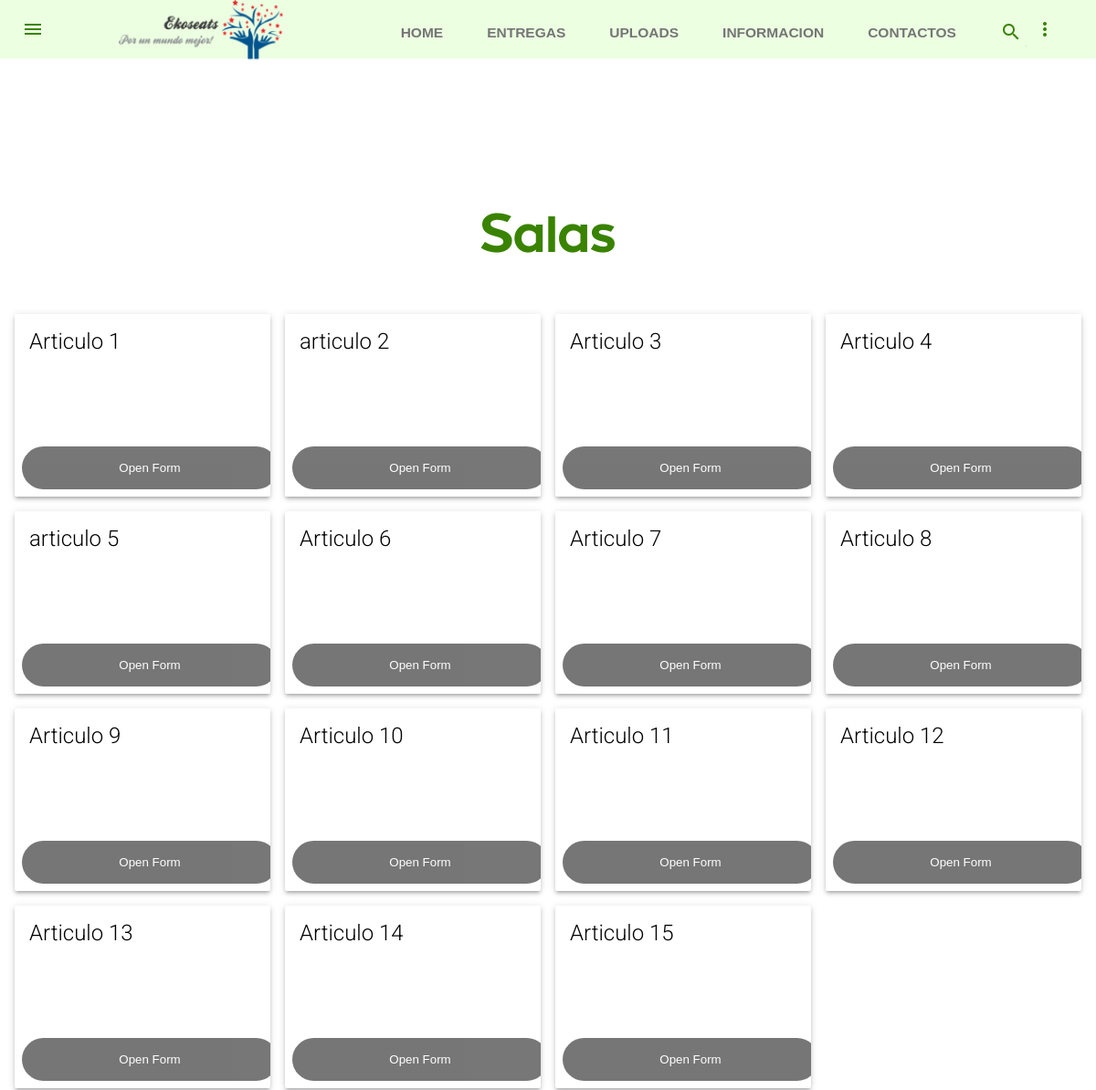
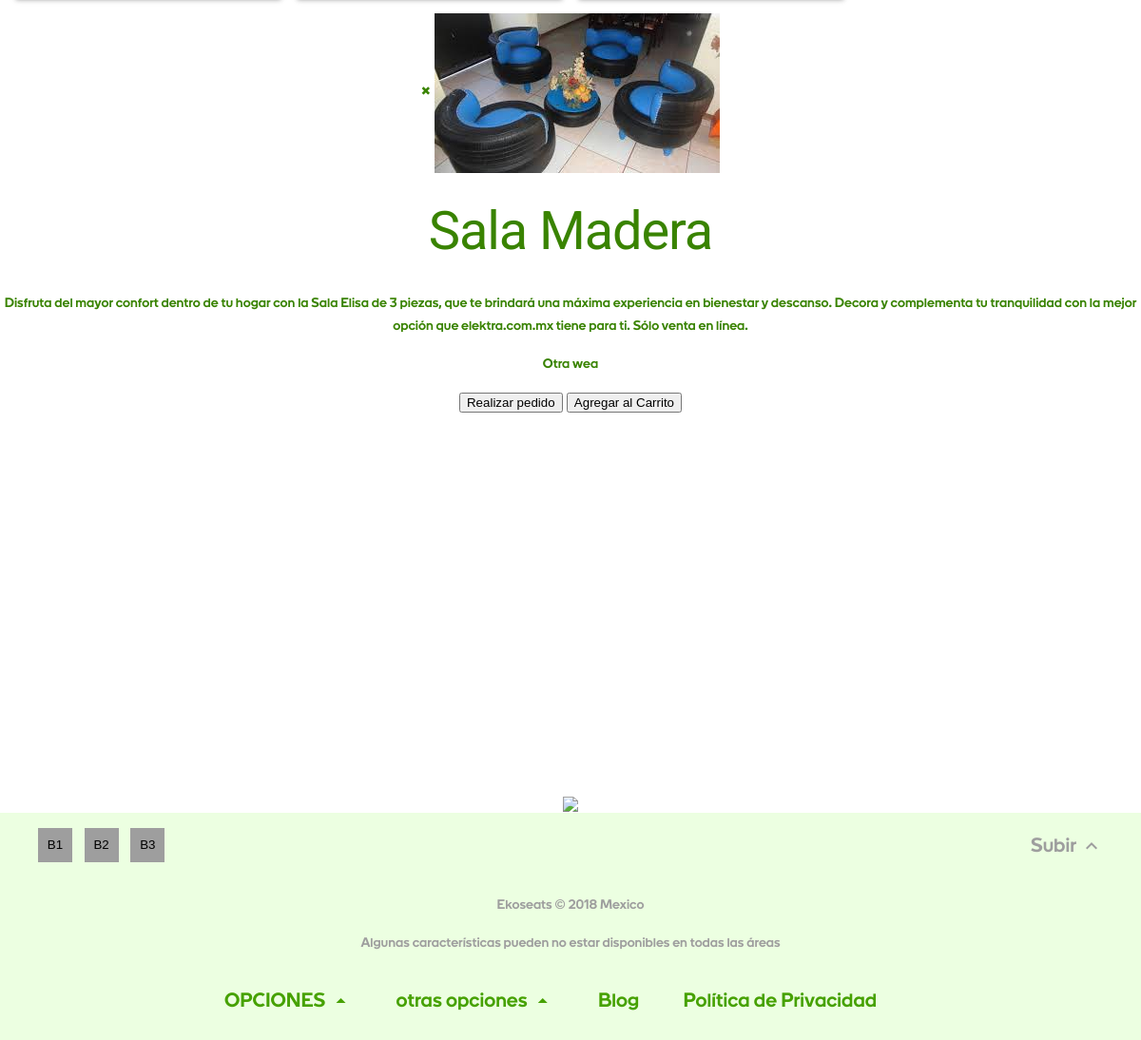
/salas3.0.php, run on the app's committed database (2 pictures, top to bottom).
### tables this page shows
CREATE TABLE `salas` (
  `id` int(11) NOT NULL,
  `Nombre` varchar(20) NOT NULL,
  `Descripcion` text NOT NULL,
  `Precio` int(11) NOT NULL,
  `Existencia` int(11) NOT NULL,
  `Vendedor` varchar(100) NOT NULL DEFAULT 'admin'
);

### salas3.0.php (the view, shortened to what this page needs)
<!doctype html>
<html lang="es">
  <head>
    <link rel="stylesheet" href="css/material.min.css">
    <link rel="stylesheet" href="css/styles.css">
      <link rel="stylesheet" href="css/popup.css">
      <link rel="stylesheet" href="css/flip.css">
  </head>
  <body>
    <div class="mdl-layout mdl-js-layout mdl-layout--fixed-header">
      <div class="android-header mdl-layout__header mdl-layout__header--waterfall">
        <div class="mdl-layout__header-row">
          <span class="android-title mdl-layout-title">
            <img class="android-logo-image" src="images/ekoseats.png">
          </span>
          <div class="android-search-box mdl-textfield mdl-js-textfield mdl-textfield--expandable mdl-textfield--floating-label mdl-textfield--align-right mdl-textfield--full-width">
            <label class="mdl-button mdl-js-button mdl-button--icon" for="search-field">
              <i class="material-icons">search</i>
            </label>
          </div>
          <div class="android-navigation-container">
            <nav class="android-navigation mdl-navigation">
              <a class="mdl-navigation__link mdl-typography--text-uppercase" href="index.php">Home</a>
              <a class="mdl-navigation__link mdl-typography--text-uppercase" href="">Entregas</a>
              <a class="mdl-navigation__link mdl-typography--text-uppercase" href="">Uploads</a>
              <a class="mdl-navigation__link mdl-typography--text-uppercase" href="informacion.html">Informacion</a>
              <a class="mdl-navigation__link mdl-typography--text-uppercase" href="contactos.html">Contactos</a>
            </nav>
          </div>
          <button class="android-more-button mdl-button mdl-js-button mdl-button--icon mdl-js-ripple-effect" id="more-button">
            <i class="material-icons">more_vert</i>
          </button>
        </div>
      </div>
<?php
         $Nombre="Salas";
echo"<div class='android-content mdl-layout__content'>
        <a name='top'></a>
        <div class='android-be-together mdl-typography--text-center'>
          <div class='android-font android-slogan'>$Nombre</div>
          <div class='android-font android-sub-slogan'>
              <div class='android-card-container mdl-grid'>";
$var1="";
$var2="";
$var3="";
$var4="";
$conexion = mysqli_connect("localhost", "root", "", "EkoBDD");
                  for($contador=1;$contador<16;$contador++)
                  {
$consulta =$conexion->query("SELECT * from $Nombre WHERE id= $contador");
if($resultado = mysqli_fetch_array($consulta)){
   $var1 = $resultado["id"];
    $var2 = $resultado["Nombre"];
    $var3 = $resultado["Descripcion"];
    $var4 = $resultado["Precio"];
}
          echo"<div class='mdl-cell mdl-cell--3-col mdl-cell--4-col-tablet mdl-cell--4-col-phone mdl-card mdl-shadow--3dp'>
              <div class='mdl-card__media1'>
                     <div class='flip-card'>
  <div class='flip-card-inner'>
    <div class='flip-card-front'>
      <img src='images/$Nombre/$var1.jpg' alt='Avatar' style='width:300px;height:300px;''>
    </div>
    <div class='flip-card-back'>
      <h1>$var2</h1>
      <p>$var3</p>
      <p>Precio $var4</p>
    </div>
  </div>
</div>
              </div>
              <div class='mdl-card__title'>
                 <h4 class='mdl-card__title-text'>$var2</h4>
              </div>
              <div class='mdl-card__supporting-text'>
              </div>
              <div class='mdl-card__actions'>
             <button class='open-button' onclick='openForm();'>Open Form</button>
<div class='form-popup' id='myForm'>
  <form action='/action_page.php' class='form-container'>
    <h1>Login</h1>
    <label for='email'><b>Email</b></label>
    <input type='text' placeholder='Enter Email' name='email' required>
    <label for='psw'><b>Password</b></label>
    <input type='password' placeholder='Enter Password' name='psw' required>
    <button type='submit' class='btn'>Login</button>
    <button type='button' class='btn cancel' onclick='closeForm()'>Close</button>
  </form>
</div>
              </div>
            </div>
            ";
            }
?>
</div>
<div id="modal-wrapper" class="modal">
  <form class="modal-content animate" action="/action_page.php">
       <div class="imgcontainer">
      <span onclick="document.getElementById('modal-wrapper').style.display='none'" class="close" title="Close PopUp">&times;</span>
      <img src="salas6.jpg" alt="Avatar" class="avatar">
      <h1 style="text-align:center">Sala Madera</h1>
    </div>
    <div class="container">
      <p  style="text-align:center" class="mdl-typography--font-light">Disfruta del mayor confort dentro de tu hogar con la Sala Elisa de 3 piezas, que te brindará una máxima experiencia en bienestar y descanso. Decora y complementa tu tranquilidad con la mejor opción que elektra.com.mx tiene para ti. Sólo venta en línea.
</p>
<p style="text-align:center" class="mdl-typography--font-light">Otra wea
</p>
      <button type="submit">Realizar pedido</button>
         <button type="submit">Agregar al Carrito</button>
    </div>
  </form>
</div>
          <div class="android-font android-create-character">
            <a href=""><img src="images/andy.png"> </a>
          </div>
           <footer class="android-footer mdl-mega-footer">
          <div class="mdl-mega-footer--top-section">
            <div class="mdl-mega-footer--left-section">
              <button class="mdl-mega-footer--social-btn">B1</button>
              <button class="mdl-mega-footer--social-btn">B2</button>
              <button class="mdl-mega-footer--social-btn">B3</button>
            </div>
            <div class="mdl-mega-footer--right-section">
              <a class="mdl-typography--font-light" href="#top">
                Subir
                <i class="material-icons">expand_less</i>
              </a>
            </div>
          </div>
          <div class="mdl-mega-footer--middle-section">
            <p class="mdl-typography--font-light">Ekoseats © 2018 Mexico</p>
            <p class="mdl-typography--font-light">Algunas características pueden no estar disponibles en todas las áreas</p>
          </div>
          <div class="mdl-mega-footer--bottom-section">
            <a class="android-link android-link-menu mdl-typography--font-light" id="version-dropdown">
              OPCIONES
              <i class="material-icons">arrow_drop_up</i>
            </a>
            <a class="android-link android-link-menu mdl-typography--font-light" id="developers-dropdown">
              otras opciones
              <i class="material-icons">arrow_drop_up</i>
            </a>
            <a class="android-link mdl-typography--font-light" href="">Blog</a>
            <a class="android-link mdl-typography--font-light" href="">Política de Privacidad</a>
          </div>
        </footer>
      </div>
    </div>
  </body>
</html>

### css/styles.css (style rules this page uses)
body { margin: 0%; }
a img { border: 0px; }
.mdl-textfield--expandable { width: auto; }
.android-logo-image { height: 118px; width: 180px; margin-left: 50px; margin-right: 16px }
.android-header { overflow: visible; background-color:#ecffe1; }
.android-header .material-icons { color: #398300 !important; }
.android-header .mdl-navigation__link { color: #757575; font-weight: 650; font-size: 15.5px; }
.android-navigation-container { direction: rtl; -webkit-box-ordinal-group: 2; -webkit-order: 1; -ms-flex-order: 1; order: 1; width: 500px; -webkit-transition: opacity 0.2s cubic-bezier(0.4, 0, 0.2, 1), width 0.2s cubic-bezier(0.4, 0, 0.2, 1); transition: opacity 0.2s cubic-bezier(0.4, 0, 0.2, 1), width 0.2s cubic-bezier(0.4, 0, 0.2, 1); }
.android-navigation { direction: ltr; -webkit-box-pack: end; -webkit-justify-content: flex-end; -ms-flex-pack: end; justify-content: flex-end; width: 800px; }
.android-navigation .mdl-navigation__link { display: inline-block; height: 60px; line-height: 68px; background-color: transparent !important; border-bottom: 4px solid transparent; }
.android-search-box { -webkit-box-ordinal-group: 3; -webkit-order: 2; -ms-flex-order: 2; order: 2; margin-left: 20px; margin-right: 5px; margin-bottom: -10px; }
.android-more-button { -webkit-box-ordinal-group: 4; -webkit-order: 3; -ms-flex-order: 3; order: 3; }
.android-font { font-family: 'And Black', 'Helvetica', 'Arial', sans-serif; line-height: 1; color:#398300; font-weight: 300; }
.android-slogan { font-size: 60px; padding-top: 160px; }
.android-sub-slogan { font-size: 21px; padding-top: 44px; }
.android-create-character { font-size: 21px; padding-top: 400px; }
.android-create-character a { text-decoration: none; color: #767777; font-weight: 300; }
.android-link { text-decoration: none; color: #46a100 !important; }
.android-link .material-icons { position: relative; top: 6px; }
.android-card-container .mdl-card__title { background: transparent; height: auto; }
.android-card-container .mdl-card__title-text { color: black; height: auto; }
.android-card-container .mdl-card__supporting-text { height: auto; color: black; padding-bottom: 48px; }
.android-card-container .mdl-card__actions { position: absolute; bottom: 0; }
.android-footer { background-color: #ecffe1; position: relative; }
.android-footer .mdl-mega-footer--top-section::after { border-bottom: none; }
.android-footer .mdl-mega-footer--middle-section::after { border-bottom: none; }
.android-footer .mdl-mega-footer--bottom-section { position: relative; }
.android-footer .mdl-mega-footer--bottom-section a { margin-right: 2em; }
.android-footer .mdl-mega-footer--right-section a .material-icons { position: relative; top: 6px; }

### css/popup.css (style rules this page uses)
body { font-family: Arial, Helvetica, sans-serif; }
* { box-sizing: border-box; }
.open-button { background-color: #555; color: white; padding: 16px 20px; border: none; cursor: pointer; opacity: 0.8; bottom: 23px; right: 28px; width: 280px; border-radius: 25px; }

### data on the page
salas: Nombre "Articulo 1"
salas: Nombre "articulo 2"
salas: Nombre "Articulo 3"
salas: Nombre "Articulo 4"
salas: Nombre "articulo 5"
salas: Nombre "Articulo 6"
salas: Nombre "Articulo 7"
salas: Nombre "Articulo 8"
salas: Nombre "Articulo 9"
salas: Nombre "Articulo 10"
salas: Nombre "Articulo 11"
salas: Nombre "Articulo 12"
salas: Nombre "Articulo 13"
salas: Nombre "Articulo 14"
salas: Nombre "Articulo 15"

### other printed values
$Nombre "Salas"
